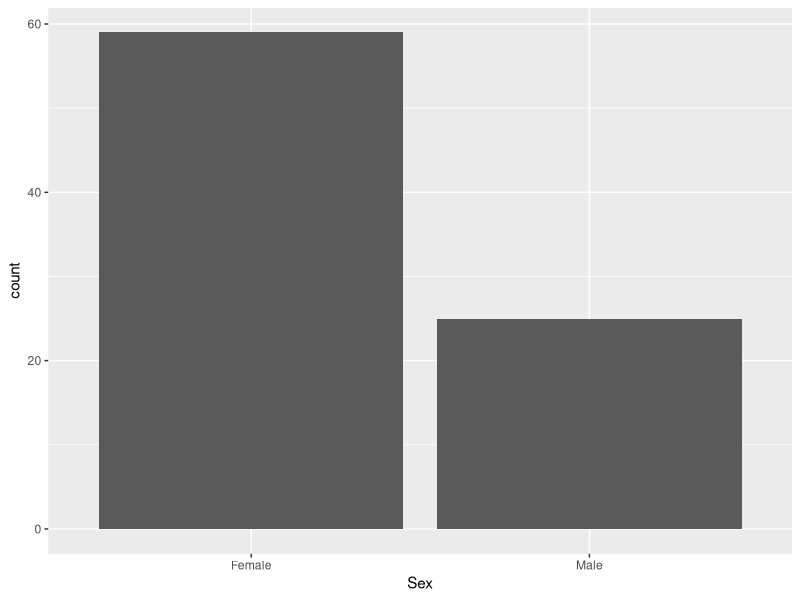
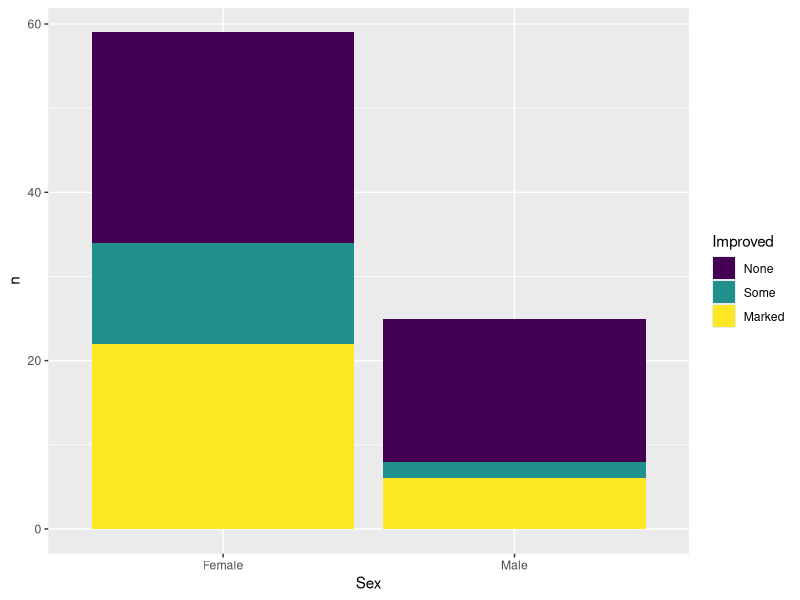
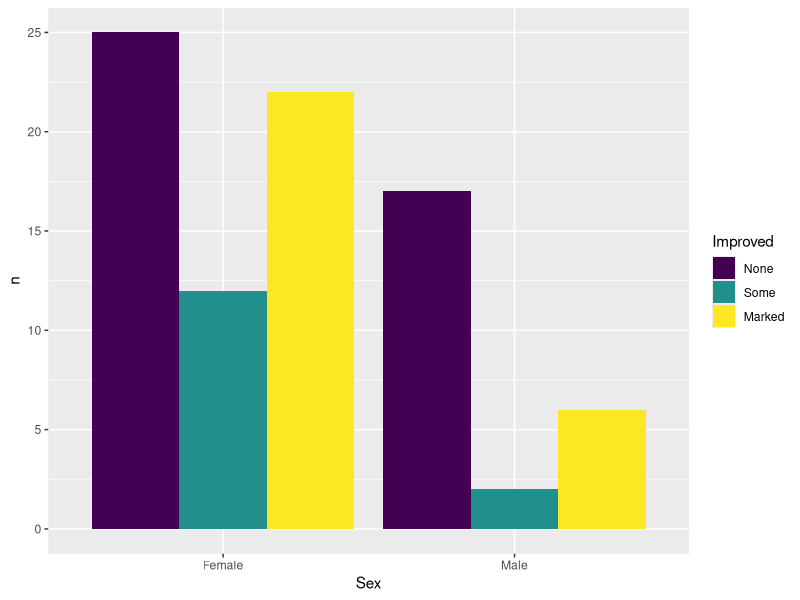
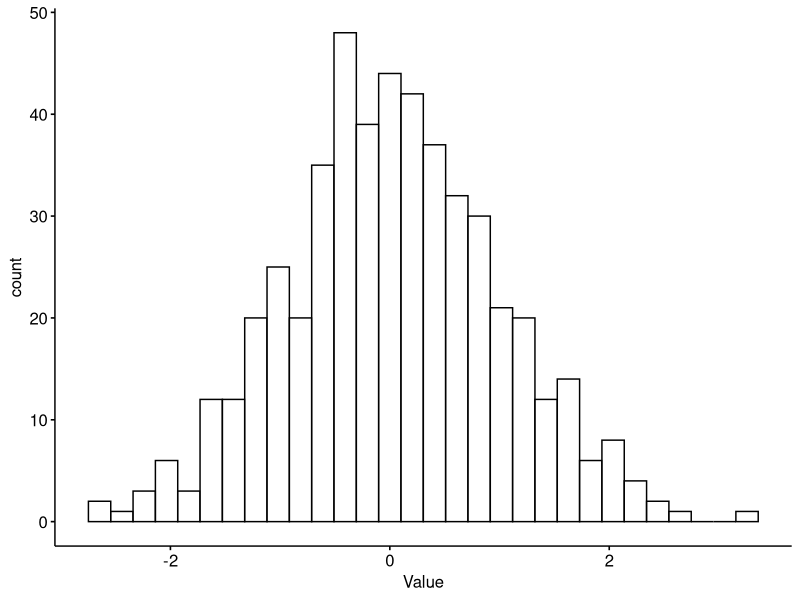
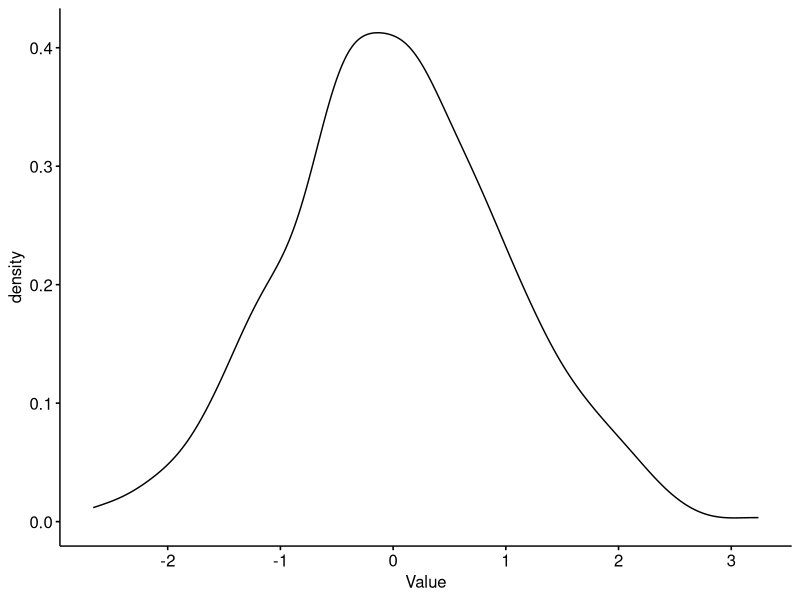
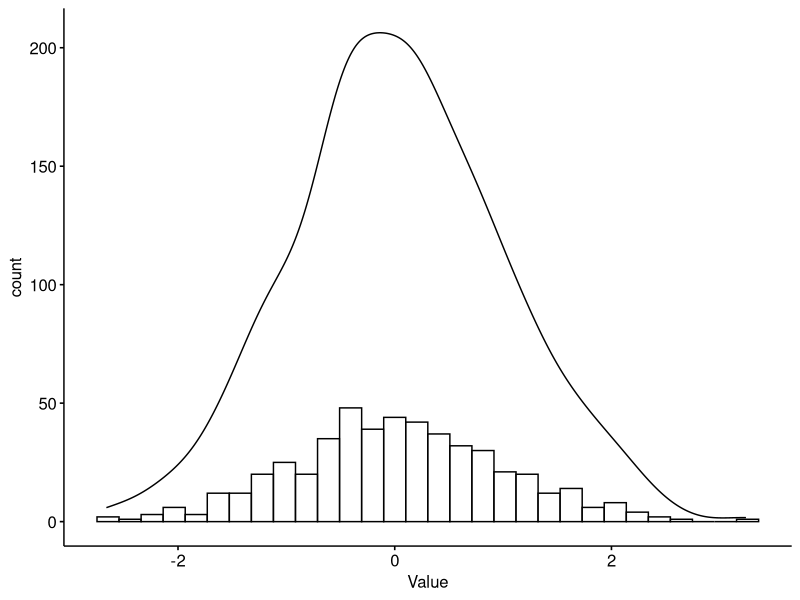
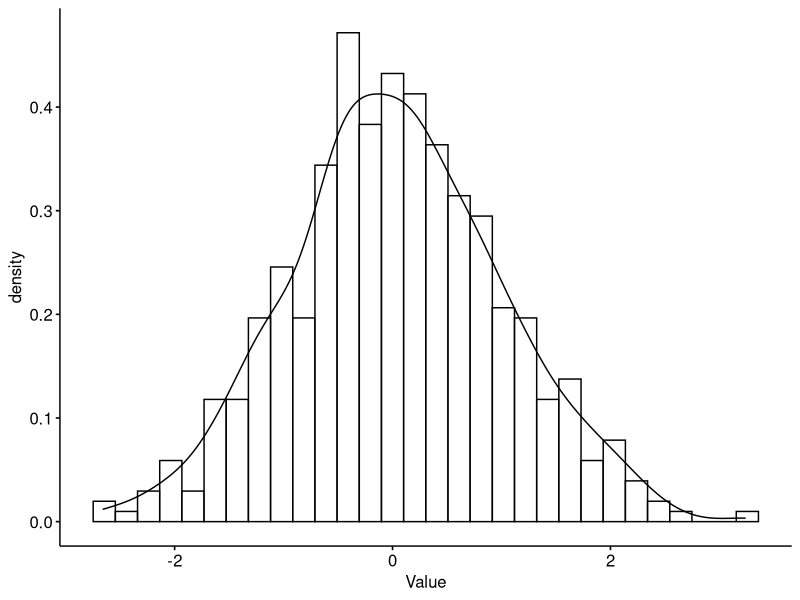
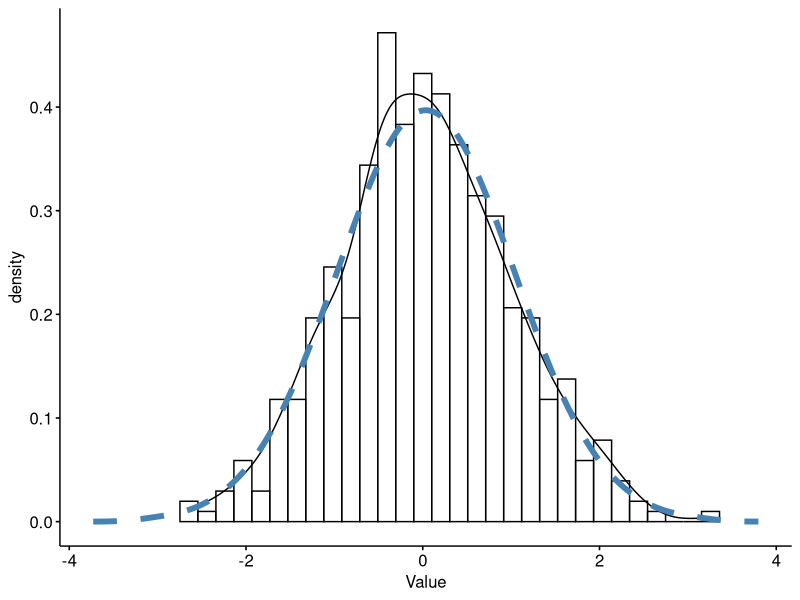

Recreate these plots in R, in order.
## ---- chunk 1
knitr::opts_chunk$set(echo = TRUE,message=FALSE)
## ---- chunk 2
## Load the packages we will need
library(dplyr)
library(ggplot2)
library(rstatix)
library(ggpubr)
library(vcd)
## ---- chunk 3
#let's use the'Arthritis' dataset in the 'vcd' package 
Arthritis
## ---- chunk 4
##one way table (count of one variable)
count(Arthritis,Sex)
## ---- chunk 5
ggplot(Arthritis, aes(x = Sex)) + geom_bar()
## ---- chunk 6
#to get proportion of males and females
freq_table(Arthritis,Sex) 
## ---- chunk 7
count(Arthritis,Sex,Improved)
## ---- chunk 8
count(Arthritis,Sex,Improved) %>% 
ggplot(aes(x = Sex, fill = Improved, y = n)) + geom_col()
## ---- chunk 9
count(Arthritis,Sex,Improved) %>% 
ggplot(aes(x = Sex, fill = Improved, y = n)) + geom_col(position = "dodge")
## ---- chunk 10
freq_table(Arthritis,Sex, Improved)
## ---- chunk 11
freq_table(Arthritis,Improved, Sex)
## ---- chunk 12
Arthritis %>% 
  count(Improved, Treatment) %>% 
  tidyr::pivot_wider(values_from = n,names_from = Improved)
##would also work with names_from Treatment
## ---- chunk 13
Arthritis %>% 
  count(Improved, Treatment) %>% 
  tidyr::pivot_wider(values_from = n,names_from = Improved) %>% 
select(-Treatment)  %>% 
  chisq_test()
## ---- chunk 14
Arthritis %>% 
  count(Improved, Treatment) %>% 
  tidyr::pivot_wider(values_from = n,names_from = Improved) %>%
select(-Treatment)  %>% 
  chisq_test() %>% expected_freq()
## ---- chunk 15
Arthritis %>% 
  count(Improved, Sex) %>% 
  tidyr::pivot_wider(values_from = n,names_from = Improved) %>% 
  select(-Sex)  %>% 
  chisq_test 
## ---- chunk 16
Arthritis %>% 
  count(Improved, Sex) %>% 
  tidyr::pivot_wider(values_from = n,names_from = Improved) %>% 
 select(-Sex)  %>% 
  fisher_test
## ---- chunk 17
Arthritis %>% 
  count(Improved, Sex) %>% 
  tidyr::pivot_wider(values_from = n,names_from = Improved) %>% 
  select(-Sex)  %>% 
  chisq_test %>% 
  expected_freq()
## ---- chunk 18
library(readr)
df1 <- read_csv("data/normal_example.csv")
## ---- chunk 19
View(df1)
## ---- chunk 20
gghistogram(df1,x="Value")
## ---- chunk 21
ggdensity(df1, x="Value")
## ---- chunk 22
gghistogram(df1,x="Value",add_density = TRUE)
## ---- chunk 23
gghistogram(df1,x="Value",
            add_density = TRUE,
            y="..density..")
## ---- chunk 24
gghistogram(df1,x="Value",add_density = TRUE,y="..density..") + stat_overlay_normal_density(col="steelblue",lwd=2,lty=2)
## ---- chunk 25
ggboxplot(df1, y = "Value")
## ---- chunk 26
ggviolin(df1, y = "Value")
## ---- chunk 27
ggviolin(df1, y = "Value",add = "jitter")
## ---- chunk 28
ggqqplot(df1, x="Value")
## ---- chunk 29
#shapiro test from rstatix
#p<0.05 ...difference between data and normality..data not normal
#p>0.05 ...no diff between data and normality ..data normally distributed
shapiro_test(df1,Value) 
## ---- chunk 30
df1 %>% 
  get_summary_stats(type="common") 
## ---- chunk 31
df1 %>% 
  get_summary_stats(type = "common") %>% 
  select(mean, sd)
## ---- chunk 32
diet <- read_csv("data/diet.csv")
diet
## ---- chunk 33
diet <- diet %>% 
  mutate(BMI =initial.weight / (height/100)^2)
## ---- chunk 34
diet %>% 
  t_test(BMI ~1)
## ---- chunk 35
diet %>% 
  t_test(BMI ~1,mu = 25,alternative = "greater")
## 25 is the cutoff for overweight
## ---- chunk 36
diet %>% 
  select(contains("weight")) %>% 
  tidyr::pivot_longer(everything(),values_to = "Y",names_to = "X") 
## ---- chunk 37
diet %>% 
  select(contains("weight")) %>% 
  tidyr::pivot_longer(everything(),values_to = "Y",names_to = "X") %>% 
  gghistogram(x = "Y", facet.by = "X",add_density = TRUE, y = "..density..") + stat_overlay_normal_density(col="red")
## ---- chunk 38
diet %>% 
  select(contains("weight")) %>% 
  tidyr::pivot_longer(everything(),values_to = "Y",names_to = "X") %>%
  group_by(X) %>% 
  shapiro_test(Y)
## ---- chunk 39
diet %>% 
  select(contains("weight")) %>% 
  tidyr::pivot_longer(everything(),values_to = "Y",names_to = "X") %>%
  t_test(Y ~ X)
## ---- chunk 40
diet %>% 
  select(contains("weight")) %>% 
  tidyr::pivot_longer(everything(),values_to = "Y",names_to = "X") %>%   t_test(Y ~ X,alternative = "less")
## ---- chunk 41
diet %>% 
  select(contains("weight")) %>% 
  tidyr::pivot_longer(everything(),values_to = "Y",names_to = "X") %>%
  ggplot(aes(x = X, y = Y)) + geom_boxplot() + geom_jitter(width=0.1) + stat_compare_means(method = "t.test",method.args = list(alternative = "less"))
## ---- chunk 42
diet %>% 
  select(contains("weight")) %>% 
  tidyr::pivot_longer(everything(),values_to = "Y",names_to = "X") %>%
  t_test(Y ~ X,alternative = "less",paired=TRUE)
## ---- chunk 43
ggpaired(diet, cond1="initial.weight", cond2="final.weight",line.color = "grey") + stat_compare_means(paired=TRUE,method = "t.test")
## ---- chunk 44
diet %>% 
mutate(weight.loss = initial.weight - final.weight) %>% 
ggdensity("weight.loss",color = "gender") + stat_overlay_normal_density()

diet %>%  
  mutate(weight.loss = initial.weight - final.weight) %>% 
  group_by(gender) %>% 
  shapiro_test(weight.loss)
  
## ---- chunk 45
diet %>%  
  group_by(gender) %>% 
  mutate(weight.loss = initial.weight - final.weight) %>% 
  get_summary_stats(weight.loss,type="common")
## ---- chunk 46
diet %>% 
  mutate(weight.loss = initial.weight - final.weight) %>% 
  t_test(weight.loss ~ gender,var.equal = TRUE)
## ---- chunk 47
diet %>% 
  mutate(weight.loss = initial.weight - final.weight) %>% 
  ggplot(aes(x = gender, y=weight.loss)) + geom_boxplot() + stat_compare_means(method="t.test")
## ---- chunk 48
diet %>% 
  mutate(weight.loss = initial.weight - final.weight) %>% 
  wilcox_test(weight.loss ~ gender)
## ---- chunk 49
diet %>% 
  select(initial.weight,final.weight) %>% 
  tidyr::pivot_longer(everything(),values_to = "Y",names_to = "X") %>% 
  wilcox_test(Y ~ X, paired=TRUE)
## ---- chunk 50
diet <- mutate(diet, weight.loss = initial.weight - final.weight)
## ---- chunk 51
diet %>%   
gghistogram(x = "weight.loss", facet.by = "diet.type", add_density = TRUE, y = "..density..") + stat_overlay_normal_density(col="red")
## ---- chunk 52
group_by(diet, diet.type) %>% 
  shapiro_test(weight.loss)
diet %>% 
  ggqqplot(x = "weight.loss", facet.by = "diet.type")
## ---- chunk 53
diet %>% 
  anova_test(weight.loss ~ diet.type)
## ---- chunk 54
diet %>%  
  tukey_hsd(weight.loss ~ diet.type)
## ---- chunk 55
ggplot(diet, aes(x = diet.type, y = weight.loss)) + geom_violin() + geom_jitter(width=0.1) + stat_compare_means(method="anova")
## ---- chunk 56
my_comparisons <- list( c("A", "B"), c("A", "C"), c("B", "C") )
ggplot(diet, aes(x = diet.type, y = weight.loss)) + geom_violin() + geom_jitter() +  stat_compare_means(method = "t.test",comparisons = my_comparisons)
## ---- chunk 57
stat_res <- diet %>% 
  tukey_hsd(weight.loss ~ diet.type)
ggplot(diet, aes(x = diet.type, y = weight.loss)) + geom_violin() + stat_pvalue_manual(stat_res, label = "p.adj",y.position = c(11, 13, 15))
## ---- chunk 58
diet %>% 
  kruskal_test(weight.loss ~ diet.type)
## ---- chunk 59
kruskal.test(weight.loss ~ as.factor(diet.type), data=diet)
## ---- chunk 60
diet %>% 
  dunn_test(weight.loss ~ diet.type, p.adjust.method = "bonferroni")
## ---- chunk 61
ggplot(diet, aes(x = diet.type, y = weight.loss,fill=gender)) + geom_boxplot()
## ---- chunk 62
diet %>% 
  anova_test(weight.loss ~ diet.type*gender)
## ---- chunk 63
diet %>% 
  tukey_hsd(weight.loss ~ diet.type*gender)
## ---- chunk 64
diet2 <- read_csv("data/diet2.csv")
View(diet2)
## ---- chunk 65
### With "::" you can use a function from a package you haven't loaded yet

diet2 <- diet2 %>% select(id,gender, contains("weight")) %>% 
  tidyr::pivot_longer(3:5, values_to = "value", names_to = "time_point") %>% 
  mutate(id = as.factor(id))
## ---- chunk 66
anova_test(diet2, dv =value, 
           wid = id, 
           within = time_point)
